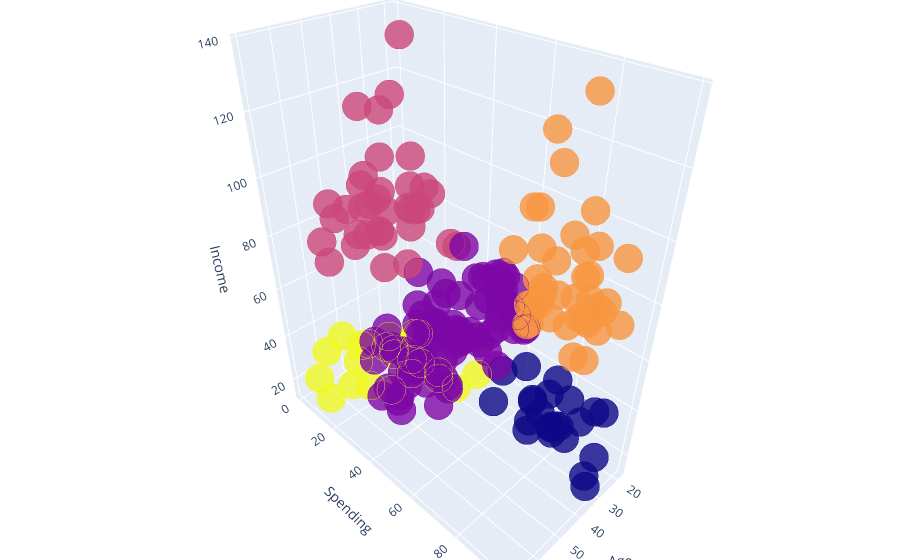

Notebook code cell kept with this figure:
### Code cell
labels = km.labels_

df['label'] =  clusters
trace1 = go.Scatter3d(
    x= df['Age'],
    y= df['Spending'],
    z= df['Income'],
    mode='markers',
     marker=dict(
        color = df['label'], 
        size= 10,
        line=dict(
            color= df['label'],
            width= 12
        ),
        opacity=0.8
     )
)
df = [trace1]

layout = go.Layout(
    title = 'Character vs Gender vs Alive or not',
    margin=dict(
        l=0,
        r=0,
        b=0,
        t=0  
    ),
    scene = dict(
            xaxis = dict(title  = 'Age'),
            yaxis = dict(title  = 'Spending'),
            zaxis = dict(title  = 'Income')
        )
)

fig = go.Figure(data = df, layout = layout)
py.iplot(fig)

### Figure 1 — Plotly figure (JSON) as saved in the notebook; plotly's stock layout.template omitted (floating-point values rounded to 4 significant figures; data arrays with more than 128 entries replaced by an {"elided": "..."} marker saying what was removed)
{"data": [{"marker": {"color": {"elided": "200 int values"}, "line": {"color": {"elided": "200 int values"}, "width": 12}, "opacity": 0.8, "size": 10}, "mode": "markers", "type": "scatter3d", "x": {"elided": "200 int values"}, "y": {"elided": "200 int values"}, "z": {"elided": "200 int values"}}], "layout": {"margin": {"b": 0, "l": 0, "r": 0, "t": 0}, "scene": {"xaxis": {"title": {"text": "Age"}}, "yaxis": {"title": {"text": "Spending"}}, "zaxis": {"title": {"text": "Income"}}}, "title": {"text": "Character vs Gender vs Alive or not"}}}
